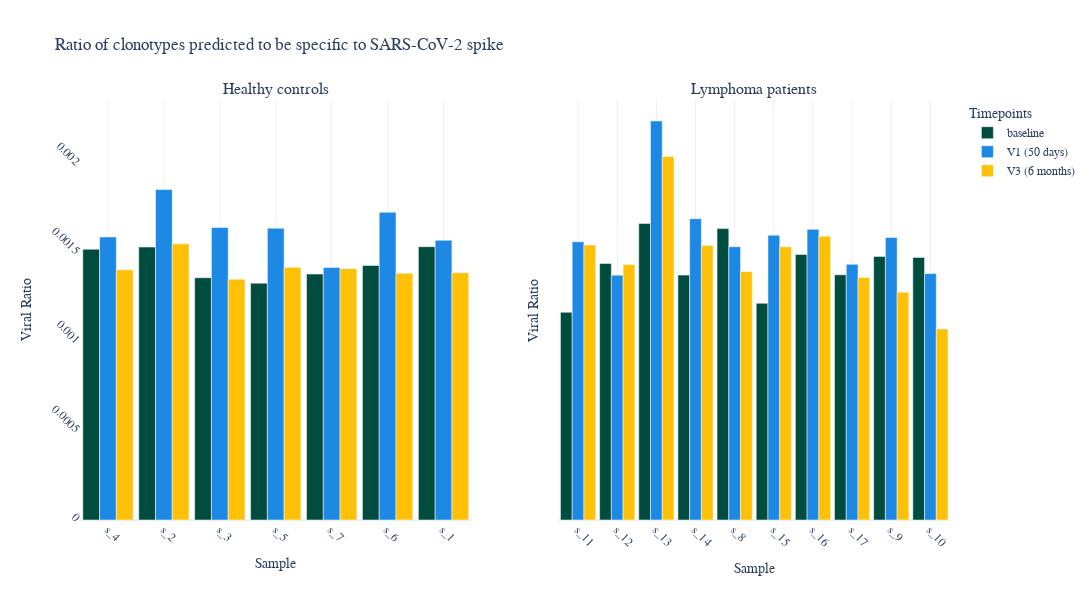

Write notebook code for a chart like this one.
### Code cell
plotting.plot_covid_ratio(covid_data, PLOTSDIR)

### Figure 1 — Plotly figure (JSON) as saved in the notebook; plotly's stock layout.template omitted (floating-point values rounded to 4 significant figures)
{"data": [{"marker": {"color": "#004D40", "line": {"width": 0.5}}, "name": "baseline", "showlegend": true, "type": "bar", "x": ["s_4", "s_2", "s_3", "s_5", "s_7", "s_6", "s_1"], "xaxis": "x", "y": [0.001519, 0.001531, 0.001359, 0.001328, 0.001379, 0.001427, 0.001533], "yaxis": "y"}, {"marker": {"color": "#1E88E5", "line": {"width": 0.5}}, "name": "V1 (50 days)", "showlegend": true, "type": "bar", "x": ["s_1", "s_2", "s_3", "s_4", "s_5", "s_6", "s_7"], "xaxis": "x", "y": [0.001569, 0.001853, 0.00164, 0.001587, 0.001636, 0.001725, 0.001416], "yaxis": "y"}, {"marker": {"color": "#FFC107", "line": {"width": 0.5}}, "name": "V3 (6 months)", "showlegend": true, "type": "bar", "x": ["s_3", "s_4", "s_5", "s_1", "s_2", "s_6", "s_7"], "xaxis": "x", "y": [0.00135, 0.001403, 0.001417, 0.001387, 0.001549, 0.001384, 0.00141], "yaxis": "y"}, {"marker": {"color": "#004D40", "line": {"width": 0.5}}, "name": "baseline", "showlegend": false, "type": "bar", "x": ["s_11", "s_12", "s_13", "s_14", "s_8", "s_15", "s_16", "s_17", "s_9", "s_10"], "xaxis": "x2", "y": [0.001165, 0.001439, 0.001663, 0.001373, 0.001634, 0.001215, 0.001489, 0.001375, 0.001478, 0.001473], "yaxis": "y2"}, {"marker": {"color": "#1E88E5", "line": {"width": 0.5}}, "name": "V1 (50 days)", "showlegend": false, "type": "bar", "x": ["s_11", "s_12", "s_13", "s_14", "s_15", "s_16", "s_17", "s_8", "s_9", "s_10"], "xaxis": "x2", "y": [0.00156, 0.001373, 0.002238, 0.00169, 0.001597, 0.00163, 0.001434, 0.001533, 0.001584, 0.001382], "yaxis": "y2"}, {"marker": {"color": "#FFC107", "line": {"width": 0.5}}, "name": "V3 (6 months)", "showlegend": false, "type": "bar", "x": ["s_11", "s_12", "s_13", "s_14", "s_15", "s_16", "s_17", "s_8", "s_9", "s_10"], "xaxis": "x2", "y": [0.001542, 0.001433, 0.002039, 0.001539, 0.001532, 0.001591, 0.00136, 0.001394, 0.001277, 0.001071], "yaxis": "y2"}], "layout": {"annotations": [{"font": {"size": 16}, "showarrow": false, "text": "Healthy controls", "x": 0.225, "xanchor": "center", "xref": "paper", "y": 1, "yanchor": "bottom", "yref": "paper"}, {"font": {"size": 16}, "showarrow": false, "text": "Lymphoma patients", "x": 0.775, "xanchor": "center", "xref": "paper", "y": 1, "yanchor": "bottom", "yref": "paper"}], "bargap": 0.1, "barmode": "group", "font": {"family": "JetBrains Mono", "size": 12}, "height": 600, "legend": {"title": {"text": "Timepoints"}}, "title": {"text": "Ratio of clonotypes predicted to be specific to SARS-CoV-2 spike"}, "width": 1200, "xaxis": {"anchor": "y", "domain": [0, 0.45], "showgrid": true, "tickangle": 45, "title": {"text": "Sample"}}, "xaxis2": {"anchor": "y2", "domain": [0.55, 1], "showgrid": true, "tickangle": 45, "title": {"text": "Sample"}}, "yaxis": {"anchor": "x", "domain": [0, 1], "showgrid": false, "tickangle": 45, "title": {"text": "Viral Ratio"}}, "yaxis2": {"anchor": "x2", "domain": [0, 1], "matches": "y", "showgrid": false, "showticklabels": false, "tickangle": 45, "title": {"text": "Viral Ratio"}}}}
